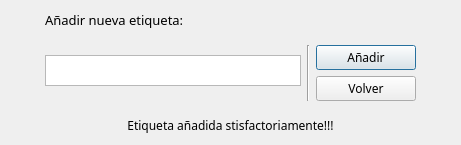
<?xml version="1.0" encoding="UTF-8"?>
<ui version="4.0">
 <class>Dialog</class>
 <widget class="QDialog" name="Dialog">
  <property name="geometry">
   <rect>
    <x>0</x>
    <y>0</y>
    <width>461</width>
    <height>112</height>
   </rect>
  </property>
  <property name="windowTitle">
   <string>Dialog</string>
  </property>
  <layout class="QGridLayout" name="gridLayout">
   <item row="0" column="0">
    <widget class="QLabel" name="label">
     <property name="font">
      <font>
       <family>Questrial</family>
       <pointsize>10</pointsize>
      </font>
     </property>
     <property name="text">
      <string>Añadir nueva etiqueta:</string>
     </property>
    </widget>
   </item>
   <item row="1" column="0">
    <layout class="QHBoxLayout" name="horizontalLayout">
     <property name="topMargin">
      <number>10</number>
     </property>
     <property name="bottomMargin">
      <number>10</number>
     </property>
     <item>
      <layout class="QVBoxLayout" name="verticalLayout_2">
       <property name="topMargin">
        <number>10</number>
       </property>
       <property name="bottomMargin">
        <number>15</number>
       </property>
       <item>
        <widget class="QTextEdit" name="textfield_etiqueta">
         <property name="sizePolicy">
          <sizepolicy hsizetype="Fixed" vsizetype="Fixed">
           <horstretch>0</horstretch>
           <verstretch>0</verstretch>
          </sizepolicy>
         </property>
         <property name="minimumSize">
          <size>
           <width>0</width>
           <height>10</height>
          </size>
         </property>
        </widget>
       </item>
      </layout>
     </item>
     <item>
      <widget class="Line" name="line">
       <property name="orientation">
        <enum>Qt::Vertical</enum>
       </property>
      </widget>
     </item>
     <item>
      <layout class="QVBoxLayout" name="verticalLayout">
       <item>
        <widget class="QPushButton" name="boton_Anadir">
         <property name="sizePolicy">
          <sizepolicy hsizetype="Fixed" vsizetype="Fixed">
           <horstretch>0</horstretch>
           <verstretch>0</verstretch>
          </sizepolicy>
         </property>
         <property name="minimumSize">
          <size>
           <width>100</width>
           <height>0</height>
          </size>
         </property>
         <property name="font">
          <font>
           <family>Questrial</family>
           <pointsize>9</pointsize>
          </font>
         </property>
         <property name="text">
          <string>Añadir</string>
         </property>
        </widget>
       </item>
       <item>
        <widget class="QPushButton" name="boton_Volver">
         <property name="sizePolicy">
          <sizepolicy hsizetype="Fixed" vsizetype="Fixed">
           <horstretch>0</horstretch>
           <verstretch>0</verstretch>
          </sizepolicy>
         </property>
         <property name="minimumSize">
          <size>
           <width>100</width>
           <height>0</height>
          </size>
         </property>
         <property name="font">
          <font>
           <family>Questrial</family>
           <pointsize>9</pointsize>
          </font>
         </property>
         <property name="text">
          <string>Volver</string>
         </property>
        </widget>
       </item>
      </layout>
     </item>
    </layout>
   </item>
   <item row="2" column="0">
    <widget class="QLabel" name="label_comprobacion">
     <property name="font">
      <font>
       <family>Questrial</family>
      </font>
     </property>
     <property name="text">
      <string>Etiqueta añadida stisfactoriamente!!!</string>
     </property>
     <property name="alignment">
      <set>Qt::AlignCenter</set>
     </property>
    </widget>
   </item>
  </layout>
 </widget>
 <resources/>
 <connections/>
</ui>
